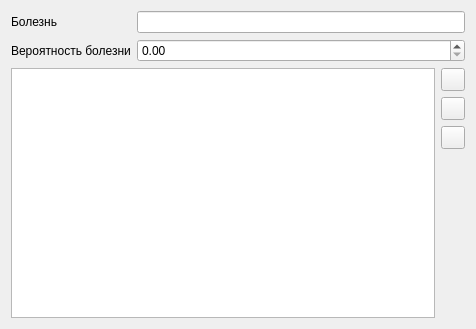
<?xml version="1.0" encoding="UTF-8"?>
<ui version="4.0">
 <class>RuleEditWidget</class>
 <widget class="QWidget" name="RuleEditWidget">
  <property name="geometry">
   <rect>
    <x>0</x>
    <y>0</y>
    <width>476</width>
    <height>329</height>
   </rect>
  </property>
  <property name="windowTitle">
   <string>Form</string>
  </property>
  <layout class="QGridLayout" name="gridLayout">
   <item row="0" column="0" colspan="2">
    <layout class="QFormLayout" name="formLayout">
     <item row="0" column="0">
      <widget class="QLabel" name="label">
       <property name="text">
        <string>Болезнь</string>
       </property>
      </widget>
     </item>
     <item row="0" column="1">
      <widget class="QLineEdit" name="m_diseaseText"/>
     </item>
     <item row="1" column="0">
      <widget class="QLabel" name="label_2">
       <property name="text">
        <string>Вероятность болезни</string>
       </property>
      </widget>
     </item>
     <item row="1" column="1">
      <widget class="QDoubleSpinBox" name="m_diseaseProbability"/>
     </item>
    </layout>
   </item>
   <item row="1" column="0">
    <widget class="QTableWidget" name="m_itemsTable">
     <property name="editTriggers">
      <set>QAbstractItemView::NoEditTriggers</set>
     </property>
     <property name="selectionBehavior">
      <enum>QAbstractItemView::SelectRows</enum>
     </property>
     <attribute name="horizontalHeaderHighlightSections">
      <bool>false</bool>
     </attribute>
     <attribute name="verticalHeaderVisible">
      <bool>false</bool>
     </attribute>
    </widget>
   </item>
   <item row="1" column="1">
    <layout class="QVBoxLayout" name="verticalLayout">
     <item>
      <widget class="QToolButton" name="m_addRuleItem">
       <property name="type" stdset="0">
        <string>add</string>
       </property>
      </widget>
     </item>
     <item>
      <widget class="QToolButton" name="m_editRuleItem">
       <property name="type" stdset="0">
        <string>edit</string>
       </property>
      </widget>
     </item>
     <item>
      <widget class="QToolButton" name="m_removeRuleItem">
       <property name="type" stdset="0">
        <string>remove</string>
       </property>
      </widget>
     </item>
     <item>
      <spacer name="verticalSpacer">
       <property name="orientation">
        <enum>Qt::Vertical</enum>
       </property>
       <property name="sizeHint" stdset="0">
        <size>
         <width>20</width>
         <height>40</height>
        </size>
       </property>
      </spacer>
     </item>
    </layout>
   </item>
  </layout>
 </widget>
 <resources/>
 <connections/>
</ui>
